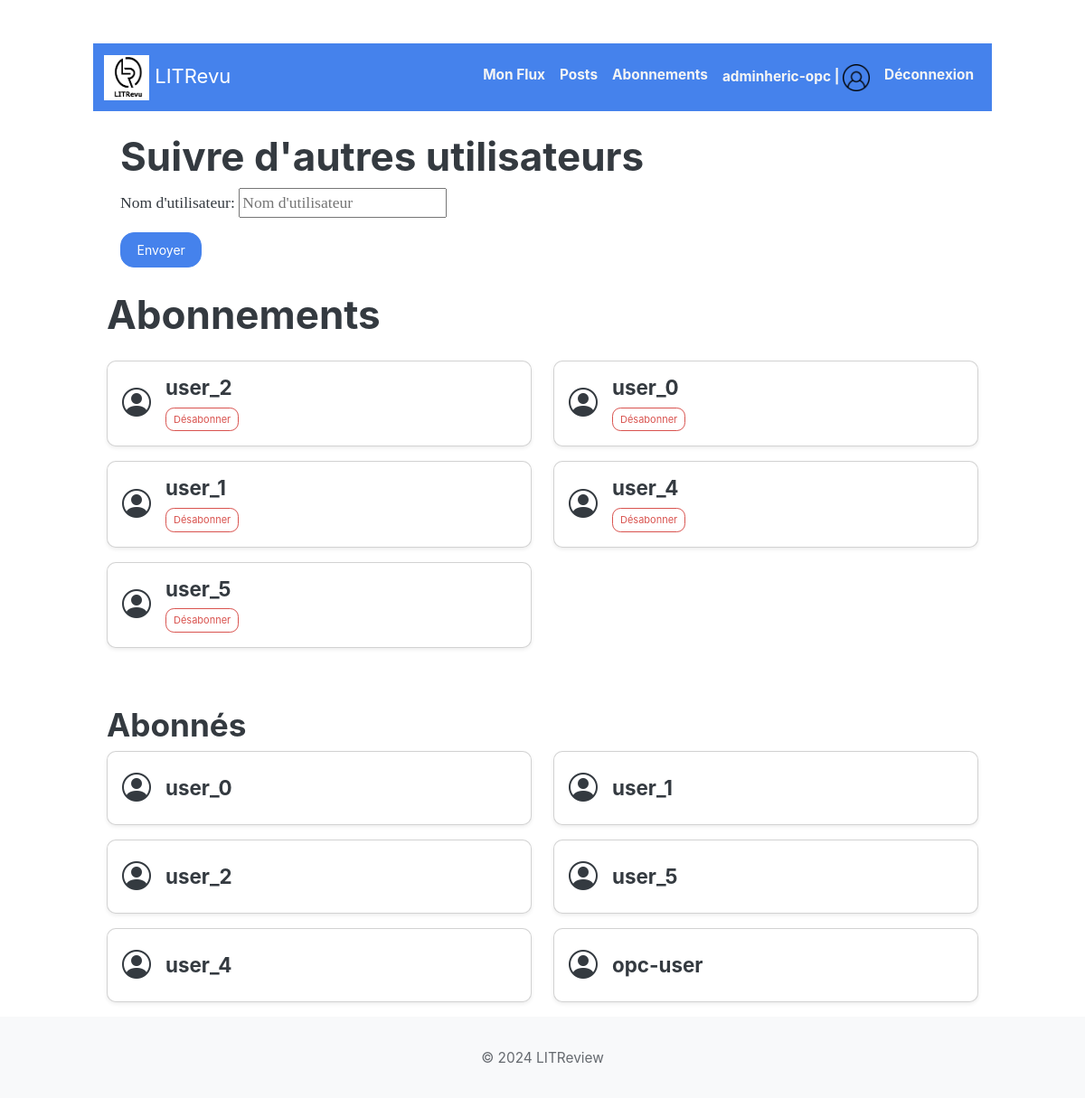
/feed/follows/ (signed in), run on an earlier commit of the app's database.
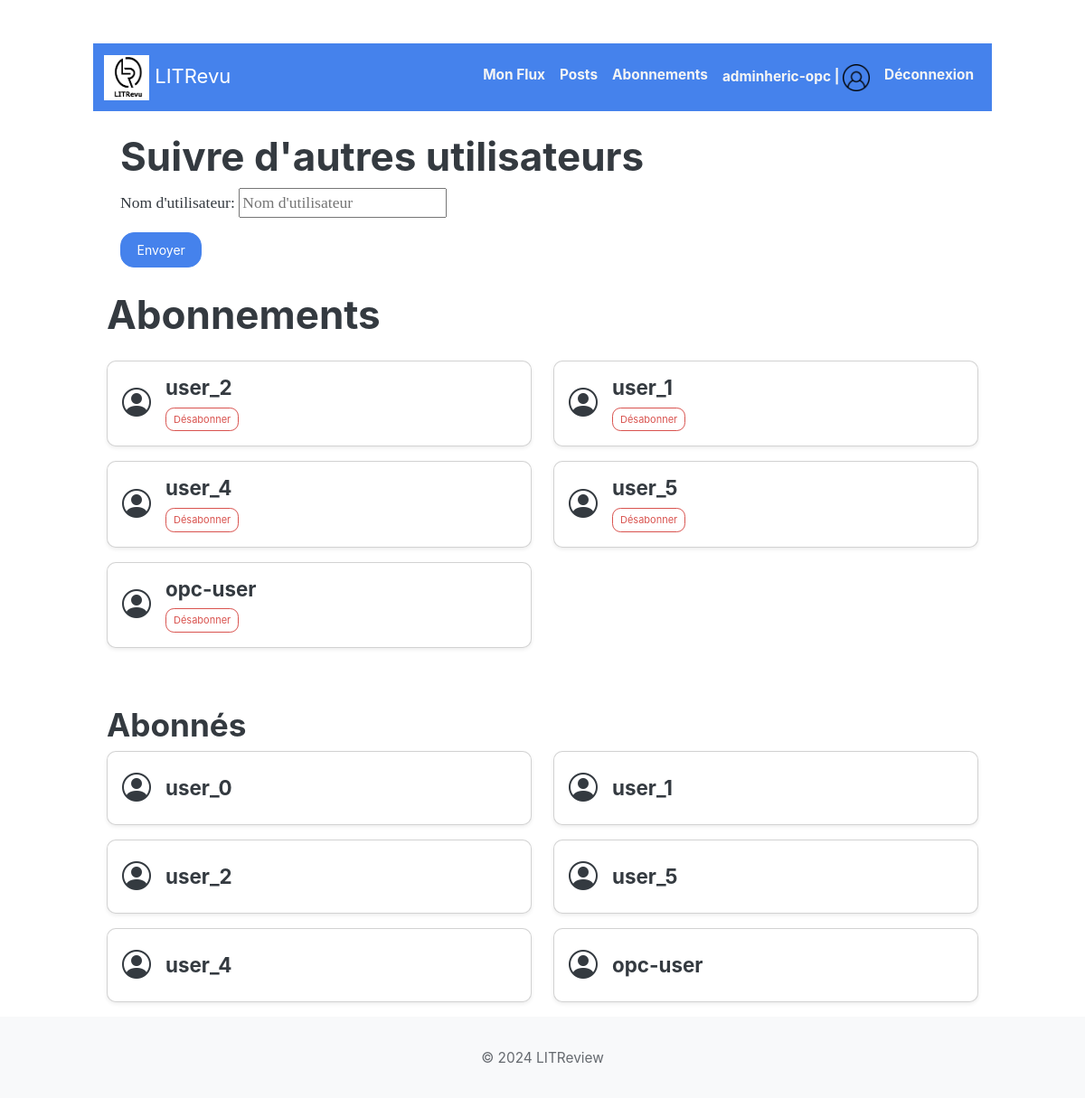
And on a later commit of the database.
### feed/models.py (models this page shows)
class UserFollows(models.Model):
    user = models.ForeignKey(settings.AUTH_USER_MODEL, on_delete=models.CASCADE, related_name='following')
    followed_user = models.ForeignKey(settings.AUTH_USER_MODEL, on_delete=models.CASCADE, related_name='followed_by')
    class Meta:
        unique_together = ('user', 'followed_user')

### accounts/models.py (models this page shows)
class User(AbstractUser):
    pass

### feed/views.py (the view, shortened to what this page needs)
# urls.py: path('follows/', UserFollowsCreateView.as_view(), name='follow_list'),
class UserFollowsCreateView(LoginRequiredMixin, ListView):
    model = UserFollows
    template_name = 'feed/user_follows.html'
    context_object_name = 'follows'
    def get_queryset(self):
        return UserFollows.objects.filter(user=self.request.user)
    def get_context_data(self, **kwargs):
        context = super().get_context_data(**kwargs)
        context['form'] = UserFollowForm()
        context['followers'] = UserFollows.objects.filter(followed_user=self.request.user)
        return context

### feed/forms.py (shortened to what this page needs)
class UserFollowForm(forms.Form):
    username = forms.CharField(label='Nom d\'utilisateur', max_length=150,
                               widget=forms.TextInput(attrs={'placeholder': 'Nom d\'utilisateur'}))

### feed/templates/feed/user_follows.html (shortened to what this page needs)
{% extends 'base.html' %}
{% block content %}
<div class="container mt-4">
    {% include 'feed/add_follow.html' with form=form %}
    <h1 class="mb-4">Abonnements</h1>
    <div class="row">
        {% for follow in follows %}
        <div class="col-md-6 mb-3">
            <div class="card shadow-sm">
                <div class="card-body d-flex align-items-center">
                    <i class="bi bi-person-circle me-3" style="font-size: 2rem;"></i>
                    <div>
                        <h5 class="card-title mb-0">{{ follow.followed_user.username }}</h5>
                        <a href="{% url 'feed:unfollow' follow.id %}" class="btn btn-sm btn-outline-danger mt-2">Désabonner</a>
                    </div>
                </div>
            </div>
        </div>
        {% empty %}
        <p class="text-muted">Aucun abonnement trouvé.</p>
        {% endfor %}
    </div>
    <h2 class="mt-5">Abonnés</h2>
    <div class="row">
        {% for follower in followers %}
        <div class="col-md-6 mb-3">
            <div class="card shadow-sm">
                <div class="card-body d-flex align-items-center">
                    <i class="bi bi-person-circle me-3" style="font-size: 2rem;"></i>
                    <div>
                        <h5 class="card-title mb-0">{{ follower.user.username }}</h5>
                    </div>
                </div>
            </div>
        </div>
        {% empty %}
        <p class="text-muted">Aucun abonné trouvé.</p>
        {% endfor %}
    </div>
</div>
{% endblock %}

What changed in the data, as far as the page shows it:
removed UserFollows: followed_user.username "user_0", shown under "Abonnements"
added UserFollows: followed_user.username "opc-user", shown under "Abonnements"
